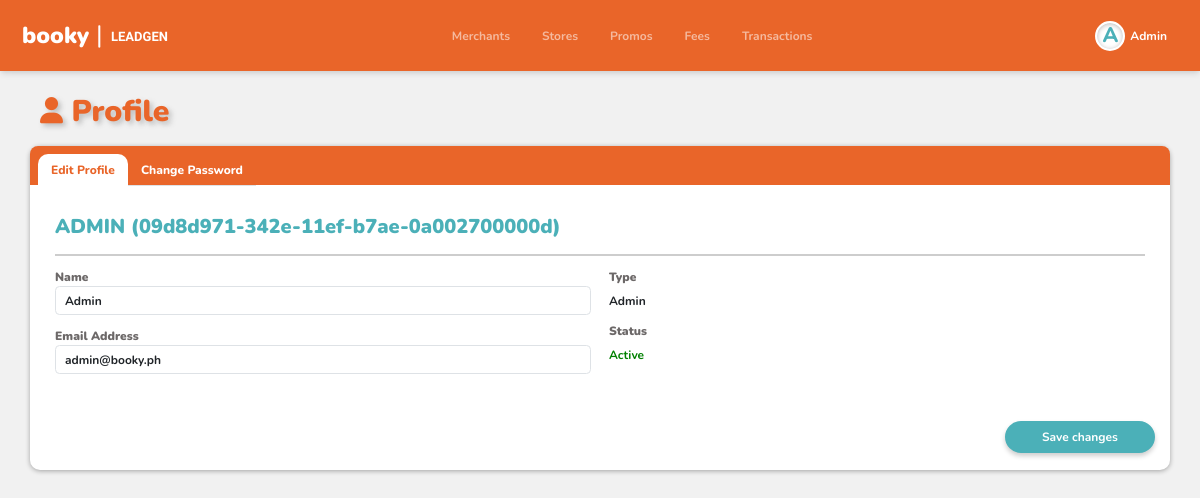
/profile/index.php (signed in), run on the app's committed database.
### tables this page shows
CREATE TABLE `user` (
  `user_id` varchar(36) NOT NULL,
  `email_address` varchar(255) NOT NULL,
  `password` varchar(100) NOT NULL,
  `name` varchar(255) NOT NULL,
  `type` enum('Admin','User') NOT NULL DEFAULT 'User',
  `status` enum('Active','Inactive') NOT NULL DEFAULT 'Active',
  `verification_code` int(11) DEFAULT NULL,
  `created_at` timestamp NOT NULL DEFAULT current_timestamp(),
  `updated_at` timestamp NOT NULL DEFAULT current_timestamp()
);

### profile/index.php (the view, shortened to what this page needs)
<?php
include ("../header.php");
include ("../inc/config.php");
$user_id = $_SESSION['user_id'];
$sql = "SELECT * FROM user WHERE user_id = ?";
$stmt = $conn->prepare($sql);
$stmt->bind_param("s", $user_id);
$stmt->execute();
$result = $stmt->get_result();
$data = $result->fetch_assoc();
?>
<!DOCTYPE html>
<html lang="en">
<head>
    <link href="https://cdn.jsdelivr.net/npm/bootstrap@5.3.3/dist/css/bootstrap.min.css" rel="stylesheet"
>
    <link rel='stylesheet' href='https://cdn.datatables.net/1.13.5/css/dataTables.bootstrap5.min.css'>
    <link rel='stylesheet' href='https://cdnjs.cloudflare.com/ajax/libs/font-awesome/4.6.3/css/font-awesome.min.css'>
    <link rel="stylesheet" href="../style.css">
</head>
<body>
    <div class="cont">
        <div class="custom-box pt-2">
            <div class="upload pt-3" style="text-align:left;">
                <div class="add-btns">
                    <p class="title"><i class="fa-solid fa-user fa-sm"></i> Profile</p>
                </div>
                <div class="content"
                    style="width:95%;margin-left:auto;margin-right:auto;margin-bottom:40px; background-color:#fff;border-radius:10px;padding:5px;">
                    <div class="nav" style="margin:-5px;padding:8px;background-color: #E96529;border-top-right-radius:8px;border-top-left-radius:8px;height:39px;">
                    <ul class="nav nav-tabs" id="exampleTab" role="tablist">
                        <li class="nav-item">
                            <a class="nav-link active" id="exampleFirstTab" data-toggle="tab" href="#exampleFirst"
                                role="tab" aria-controls="exampleFirst" aria-selected="true">Edit Profile</a>
                        </li>
                        <li class="nav-item">
                            <a class="nav-link" id="exampleSecondTab" data-toggle="tab" href="#exampleSecond"
                                role="tab" aria-controls="exampleSecond" aria-selected="false">Change Password</a>
                        </li>
                    </ul>
                    </div>
                    <div class="tab-content py-3" id="exampleTabContent">
                        <div class="tab-pane fade show active" id="exampleFirst" role="tabpanel"
                            aria-labelledby="exampleFirstTab">
                            <form method="POST" action="update.php">
                                <div style="padding:10px !important;margin:10px;">
                                    <p style="font-weight:900;font-size:20px;color:#4BB0B8;"><?php echo strtoupper($data['name']); ?> (<?php echo htmlspecialchars($data['user_id']); ?>)</p>
                                    <hr style="border: 1px solid #3b3b3b;">
                                    <div class="row">
                                        <div class="col-md-6">
                                            <div class="form-group mb-3">
                                                <label for="name" style="font-weight:900;color:#6c6868;">Name</label>
                                                <input type="text" class="form-control" id="name" style="font-weight:700;" name="name" placeholder="Enter name" value="<?php echo htmlspecialchars($data['name']); ?>" required maxlength="255">
                                            </div>
                                            <div class="form-group mb-3">
                                                <label for="email" style="font-weight:900;color:#6c6868;">Email Address</label>
                                                <input type="email" class="form-control" id="email" style="font-weight:700;" name="email" placeholder="Enter email address" value="<?php echo htmlspecialchars($data['email_address']); ?>" required maxlength="255">
                                            </div>
                                        </div>
                                        <div class="col-md-6">
                                            <div class="form-group mb-3">
                                                <label for="type" style="font-weight:900;color:#6c6868;">Type</label>
                                                <p style="border:none;padding:0px;font-weight:700;" class="form-control mt-2" id="type"><?php echo htmlspecialchars($data['type']); ?></p>
                                            </div>
                                            <div class="form-group mb-3">
                                                <label for="status" style="font-weight:900;color:#6c6868;">Status</label>
                                                <p style="border:none;padding:0px;font-weight:700; color: <?php echo ($data['status'] == 'Active') ? 'green' : 'red'; ?>"
                                                    class="form-control mt-2"
                                                    id="status"> <?php echo htmlspecialchars($data['status']); ?></p>
                                            </div>
                                        </div>
                                    </div>
                                </div>
                                <div style="text-align:right;margin-right:10px;">
                                    <button type="submit" name="update_profile" class="btn btn-primary upload_file" id="submitButton">
                                        <span>Save changes</span>
                                    </button>
                                </div>
                            </form>
                        </div>
                    </div>
                </div>
            </div>
        </div>
</body>
</html>

### header.php (shortened to what this page needs)
<?php
$name = $_SESSION['name'] ?? '';
include_once($_SERVER['DOCUMENT_ROOT'] . '/Merchant-Tool/inc/config.php');
$user_id = $_SESSION['user_id'];
$escaped_user_id = mysqli_real_escape_string($conn, $user_id);
$sql = "SELECT * FROM user WHERE user_id = '$escaped_user_id'";
$result = mysqli_query($conn, $sql);
if ($result && mysqli_num_rows($result) > 0) {
    $user_data = mysqli_fetch_assoc($result);
    $name = $user_data['name'];
} else {
    $type = 'unknown';
}
$initial = strtoupper($name[0]);
?>
<!DOCTYPE html>
<html>
<head>
    <link href="https://cdn.jsdelivr.net/npm/bootstrap@5.2.3/dist/css/bootstrap.min.css" rel="stylesheet">
    <link rel="stylesheet" href="style.css">
</head>
<body>
<nav class="navbar navbar-expand-lg navbar-dark p-3">
    <div class="container-fluid">
        <a class="navbar-brand" href="/Merchant-tool/merchant/">
            <table style="border:10px;">
                <tr>
                    <th style="font-weight:1000 !important;color:#fff;font-size:23px !important;padding-top:1px;">booky <span style="font-size:25px;font-weight:normal;">|</span></th>
                    <th style="font-size:13px;padding-top:4px;font-family: Nanum Gothic">&nbsp; LEADGEN</th>
                </tr>
            </table>
        </a>
        <div class="collapse navbar-collapse" id="navbarNavDropdown">
            <ul class="navbar-nav ms-auto">
                <li class="nav-item">
                    <a id="merchant-link" class="nav-link mx-2" aria-current="page" href="/Merchant-Tool/merchant/" style="padding-right:10px;padding-left:10px;">Merchants</a>
                </li>
                <li class="nav-item">
                    <a id="store-link" class="nav-link mx-2" aria-current="page" href="/Merchant-Tool/store/" style="padding-right:10px;padding-left:10px;">Stores</a>
                </li>
                <li class="nav-item">
                    <a id="promo-link" class="nav-link mx-2" aria-current="page" href="/Merchant-Tool/promo/" style="padding-right:10px;padding-left:10px;">Promos</a>
                </li>
                <li class="nav-item">
                    <a id="pg-link" class="nav-link mx-2" aria-current="page" href="/Merchant-Tool/fee/" style="padding-right:10px;padding-left:10px;">Fees</a>
                </li>
                <li class="nav-item">
                    <a id="transaction-link" class="nav-link mx-2" aria-current="page" href="/Merchant-Tool/transaction/" style="padding-right:10px;padding-left:10px;">Transactions</a>
                </li>
            </ul>
            <ul class="navbar-nav ms-auto d-none d-lg-inline-flex">
                <li class="nav-item dropdown">
                <a class="nav-link mx-2 dropdown-toggle d-flex align-items-center" href="#" id="navbarDropdownMenuLink" role="button" data-bs-toggle="dropdown" aria-expanded="false">
    <div class="d-flex align-items-center">
        <div class="profile-initial" style="">
            <?php echo $initial; ?>
        </div>
        <span style="color:#fff;padding-left:5px;font-weight:700;"><?php echo ' ' . htmlspecialchars($name); ?></span>
    </div>
</a>
                </li>
            </ul>
            </div>
    </div>
</nav>
</body>
</html>

### style.css (style rules this page uses)
* { font-family: "Nunito", sans-serif; margin: 0; font-weight: 700; font-style: normal; font-size: 12px; }
.navbar { box-shadow: rgba(0, 0, 0, 0.1) 0px 4px 6px -1px, rgba(0, 0, 0, 0.06) 0px 2px 4px -1px; background-color: #E96529; }
.add-merchant, .check-report, #submitButton { display: inline-block; background-color: #4BB0B8; color: #fff; border: solid #4BB0B8 2px; padding: 5px; width: 150px; border-radius: 20px; cursor: pointer; text-align: center; box-shadow: 0px 3px 5px 0px rgba(0, 0, 0, 0.20); -webkit-box-shadow: 0px 3px 5px 0px rgba(0, 0, 0, 0.20); -moz-box-shadow: 0px 3px 5px 0px rgba(0, 0, 0, 0.20); }
.upload_file { display: inline-block; background-color: #4BB0B8; color: #fff; border: solid #4BB0B8 2px; width: 180px; border-radius: 20px; cursor: pointer; margin-top: 15px; }
a { text-decoration: none; }
th { background-color: #E96529 !important; text-align: center !important; color: #fff !important; font-weight: 800; font-style: normal; font-size: 12px; }
.title { font-size: 30px; font-weight: 900; margin-right: auto; padding-left: 5vh; color: #E96529; text-shadow: 3px 3px 5px rgba(99, 99, 99, 0.35); }
body { background-position: center; background-repeat: no-repeat; background-size: cover; background-attachment: fixed; }
.add-btns { padding-bottom: 0px; padding-right: 5vh; display: flex; align-items: center; }
.form-select, .form-control { font-weight: 600; font-size: 12px; }
th, td { text-align: center; vertical-align: middle; width: auto; }
.content { width: 95%; margin-left: auto; margin-right: auto; }

### profile/index.php (style rules this page uses)
body { background-image: url("../images/bg_booky.png"); }
.content, #First { box-shadow: 0px 1px 5px 0px rgba(0,0,0,0.33); -webkit-box-shadow: 0px 1px 5px 0px rgba(0,0,0,0.33); -moz-box-shadow: 0px 1px 5px 0px rgba(0,0,0,0.33); }
.nav-tabs .nav-link.active { color: #E96529; font-weight: 800; border-color: transparent ; border-top-left-radius:10px; border-top-right-radius:10px; }
.nav-tabs .nav-link { color: #fff; font-weight: 800; border-top-left-radius:10px; border-top-right-radius:10px; }

### data on the page
user: name "A", name "Admin", name "ADMIN", user_id "09d8d971-342e-11ef-b7ae-0a002700000d", email "admin@booky.ph", type "Admin", status "Active"
